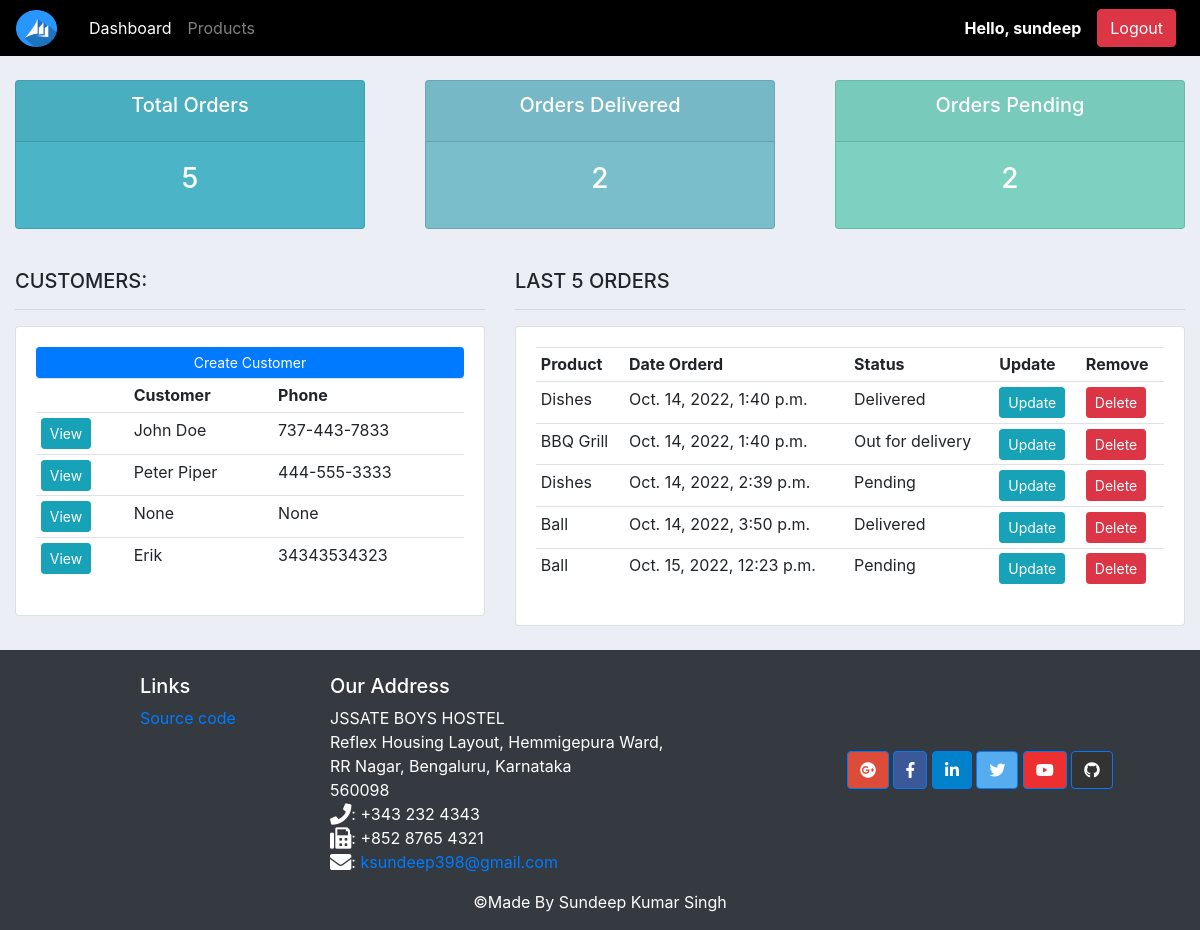
Page / (signed in) on the earlier database version.
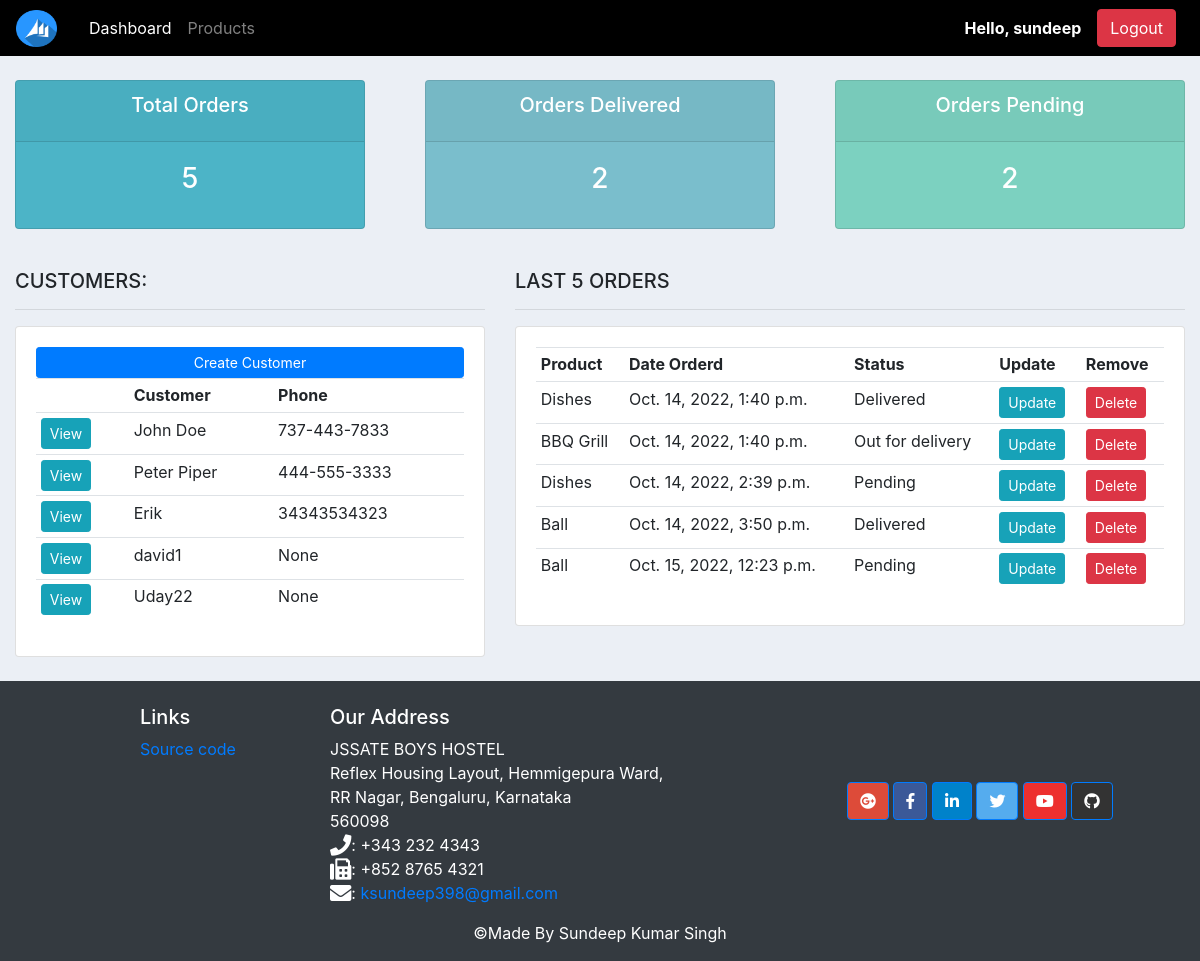
Same page on the later database version.
### accounts/models.py (models this page shows, shortened)
class Customer(models.Model):
	user = models.OneToOneField(User, null=True, blank=True, on_delete=models.CASCADE)
	name = models.CharField(max_length=200, null=True)
	phone = models.CharField(max_length=200, null=True)
	email = models.CharField(max_length=200, null=True)
	profile_pic = models.ImageField(default="profile1.png", null=True, blank=True)
	date_created = models.DateTimeField(auto_now_add=True, null=True)

class Order(models.Model):
	STATUS = (
			('Pending', 'Pending'),
			('Out for delivery', 'Out for delivery'),
			('Delivered', 'Delivered'),
			)
	customer = models.ForeignKey(Customer, null=True, on_delete= models.SET_NULL)
	product = models.ForeignKey(Product, null=True, on_delete= models.SET_NULL)
	date_created = models.DateTimeField(auto_now_add=True, null=True)
	status = models.CharField(max_length=200, null=True, choices=STATUS)
	note = models.CharField(max_length=1000, null=True)

class Product(models.Model):
	CATEGORY = (
			('Indoor', 'Indoor'),
			('Out Door', 'Out Door'),
			)
	name = models.CharField(max_length=200, null=True)
	price = models.FloatField(null=True)
	category = models.CharField(max_length=200, null=True, choices=CATEGORY)
	description = models.CharField(max_length=200, null=True, blank=True)
	date_created = models.DateTimeField(auto_now_add=True, null=True)
	tags = models.ManyToManyField(Tag)
	def __str__(self):
		return self.name

### accounts/decorators.py (the view)
	def wrapper_function(request, *args, **kwargs):
		group = None
		if request.user.groups.exists():
			group = request.user.groups.all()[0].name
		if group == 'customer':
			return redirect('user-page')
		if group == 'admin':
			return view_func(request, *args, **kwargs)

### accounts/views.py (called while the page is built)
@login_required(login_url='login')
@admin_only
def home(request):
	orders = Order.objects.all()
	customers = Customer.objects.all()
	total_customers = customers.count()
	total_orders = orders.count()
	delivered = orders.filter(status='Delivered').count()
	pending = orders.filter(status='Pending').count()
	context = {'orders':orders, 'customers':customers,
	'total_orders':total_orders,'delivered':delivered,
	'pending':pending }
	return render(request, 'accounts/dashboard.html', context)

### accounts/templates/accounts/dashboard.html
{%  extends 'accounts/base.html' %}
{% block content %}
{% load static %}
{%  include 'accounts/status.html' %}
<br>
<div class="container-fluid">
	<div class="row">
		<div class="col-md-5">
			<h5>CUSTOMERS:</h5>
			<hr>
			<div class="card card-body">
				<a class="btn btn-primary  btn-sm btn-block" href="">Create Customer</a>
				<table class="table table-sm">
					<tr>
						<th></th>
						<th>Customer</th>
						<th>Phone</th>
					</tr>
					{% for customer in customers %}
						<tr>
							<td><a class="btn btn-sm btn-info" href="{% url 'customer' customer.id %}">View</a></td>
							<td>{{customer.name}}</td>
							<td>{{customer.phone}}</td>
						</tr>
					{% endfor %}
				</table>
			</div>
		</div>
		<div class="col-md-7">
			<h5>LAST 5 ORDERS</h5>
			<hr>
			<div class="card card-body">
				<table class="table table-sm">
					<tr>
						<th>Product</th>
						<th>Date Orderd</th>
						<th>Status</th>
						<th>Update</th>
						<th>Remove</th>
					</tr>
					{% for order in orders %}
						<tr>
							<td>{{order.product}}</td>
							<td>{{order.date_created}}</td>
							<td>{{order.status}}</td>
							<td><a class="btn btn-sm btn-info" href="{% url 'update_order' order.id %}">Update</a></td>
							<td><a class="btn btn-sm btn-danger"href="{% url 'delete_order' order.id %}">Delete</a></td>
						</tr>
					{% endfor %}
				</table>
			</div>
		</div>
	</div>
</div>
{% endblock %}

### accounts/templates/accounts/base.html (shortened to what this page needs)
{% load static %}
<!DOCTYPE html>
<html lang="en">
<head>
    <link rel="stylesheet" href="https://cdn.jsdelivr.net/npm/bootstrap@4.6.2/dist/css/bootstrap.min.css">
    <link rel="stylesheet" href="{% static 'css/main.css' %}">
    <link rel="stylesheet" href="https://use.fontawesome.com/releases/v5.6.1/css/all.css">
<head>
<body>
    {% include 'accounts/navbar.html' %}
    {% block content %}
    {% endblock %}
    <br>
    {% include 'accounts/footer.html' %}
<body>
</html>

### accounts/templates/accounts/navbar.html (shortened to what this page needs)
{% load static %}
<nav class="navbar navbar-expand-lg navbar-dark dark">
    <img class="mr-4" src="{% static 'img/logoCRM.png' %}" width="41" height="37">
      <div class="collapse navbar-collapse" id="navbarNav">
        <ul class="navbar-nav">
          {% if request.user.is_staff %}
          <li class="nav-item active">
            <a class="nav-link" href="{% url 'home' %}">Dashboard</a>
          </li>
          <li class="nav-item">
            <a class="nav-link" href="{% url 'products' %}">Products</a>
          </li>
          {% else %}
          <li class="nav-item">
            <a class="nav-link" href="{% url 'account' %}">Settings</a>
          </li>
          {% endif %}
        </ul>
      </div>
      <span class="font-weight-bold text-white mr-3">Hello, {{request.user}}</span>
      <span ><a  class=" btn btn-danger mr-2" href="{% url 'logout' %}">Logout</a></span>
  </nav>

### accounts/templates/accounts/status.html
<br>
<div class="row">
	<div class="col">
		<div class="col-md">
			<div class="card text-center text-white  mb-3" id="total-orders">
			  	<div class="card-header">
			  		<h5 class="card-title">Total Orders</h5>
			  	</div>
			  	<div class="card-body">
			    	<h3 class="card-title">{{total_orders}}</h3>
			  	</div>
			</div>
		</div>
	</div>
	<div class="col">
		<div class="col-md">
			<div class="card text-center text-white  mb-3" id="orders-delivered">
			  	<div class="card-header">
			  		<h5 class="card-title">Orders Delivered</h5>
			  	</div>
			  	<div class="card-body">
			    	<h3 class="card-title">{{delivered}}</h3>
			  	</div>
			</div>
		</div>
	</div>
	<div class="col">
		<div class="col-md">
			<div class="card text-center text-white  mb-3" id="orders-pending">
			  	<div class="card-header">
			  		<h5 class="card-title">Orders Pending</h5>
			  	</div>
			  	<div class="card-body">
			    	<h3 class="card-title">{{pending}}</h3>
			  	</div>
			</div>
		</div>
	</div>
</div>

### accounts/templates/accounts/footer.html
<footer class="footer  text-white bg-dark">
    <div class="container">
        <div class="row">
            <div class="col-4 offset-1 col-sm-2">
                <h5 class="mt-4">Links</h5>
                <ul class="list-unstyled">
                    <li><a href="https://github.com/Sundeep220/CRMapp">Source code</a></li>
                </ul>
            </div>
            <div class="col-7 col-sm-5">
                <h5 class="mt-4">Our Address</h5>
                <address>
                    JSSATE BOYS HOSTEL<br>
                    Reflex Housing Layout, Hemmigepura Ward,<br>
                    RR Nagar, Bengaluru, Karnataka<br> 560098
                    <br>
                  <i class="fas fa-phone fa-lg"></i>: +343 232 4343<br>
                  <i class="fas fa-fax fa-lg"></i>: +852 8765 4321<br>
                  <i class="fas fa-envelope fa-lg"></i>:
                  <a href="mailto:ksundeep398@gmail.com">ksundeep398@gmail.com</a>
               </address>
            </div>
            <div class="col-12 col-sm-4 align-self-center">
                <div class="text-center">
                    <a class="btn btn-primary" style="background-color: #dd4b39;" role="button" href="http://google.com/+"><i class="fab fa-google-plus"></i></a>
                    <a class="btn btn-primary" style="background-color: #3b5998;" role="button" href="http://www.facebook.com/profile.php?id="><i class="fab fa-facebook-f"></i></a>
                    <a class="btn btn-primary" style="background-color: #0082ca;" href="http://www.linkedin.com/in/" role="button"><i class="fab fa-linkedin-in"></i></a>
                    <a class="btn btn-primary" style="background-color: #55acee;" href="http://twitter.com/" role="button"><i class="fab fa-twitter"></i></a>
                    <a class="btn btn-primary" style="background-color: #ed302f;" href="http://youtube.com/"role="button"><i class="fab fa-youtube"></i></a>
                    <a class="btn btn-primary" style="background-color: #333333;" href="http://www.github.com/" role="button"><i class="fab fa-github"></i
></a>
                </div>
            </div>
       </div>
       <div class="row justify-content-center">
            <div class="col-auto">
                <p>©Made By Sundeep Kumar Singh</p>
            </div>
       </div>
    </div>
</footer>

### static/css/main.css (style rules this page uses)
body { background-color: #ebeff5; }
.dark { background-color: black; }
#total-orders { background-color: #4cb4c7; }
#orders-delivered { background-color: #7abecc; }
#orders-pending { background-color: #7CD1C0; }

Differences in the rows shown:
removed Customer: name "None", phone "None"
added Customer: name "david1", phone "None"
added Customer: name "Uday22", phone "None"
